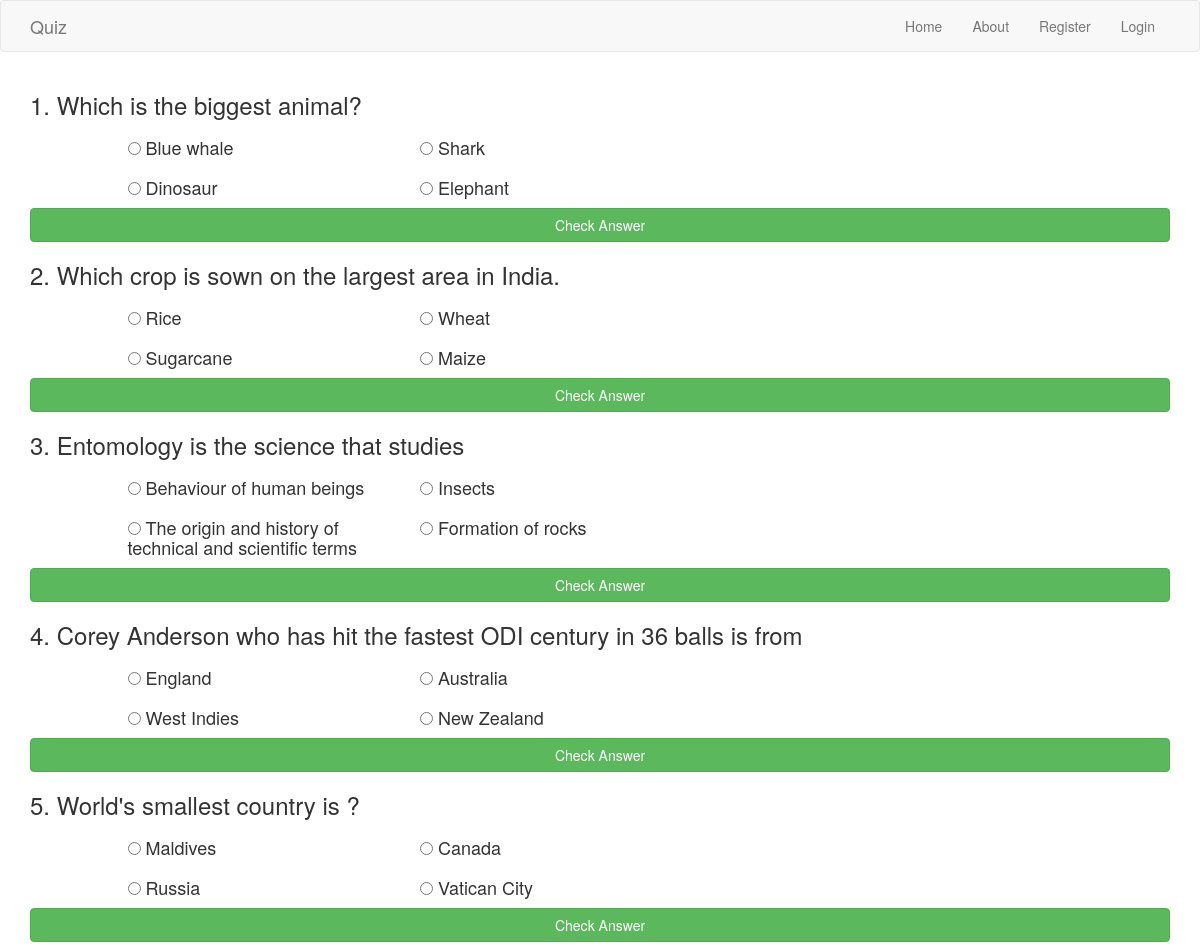
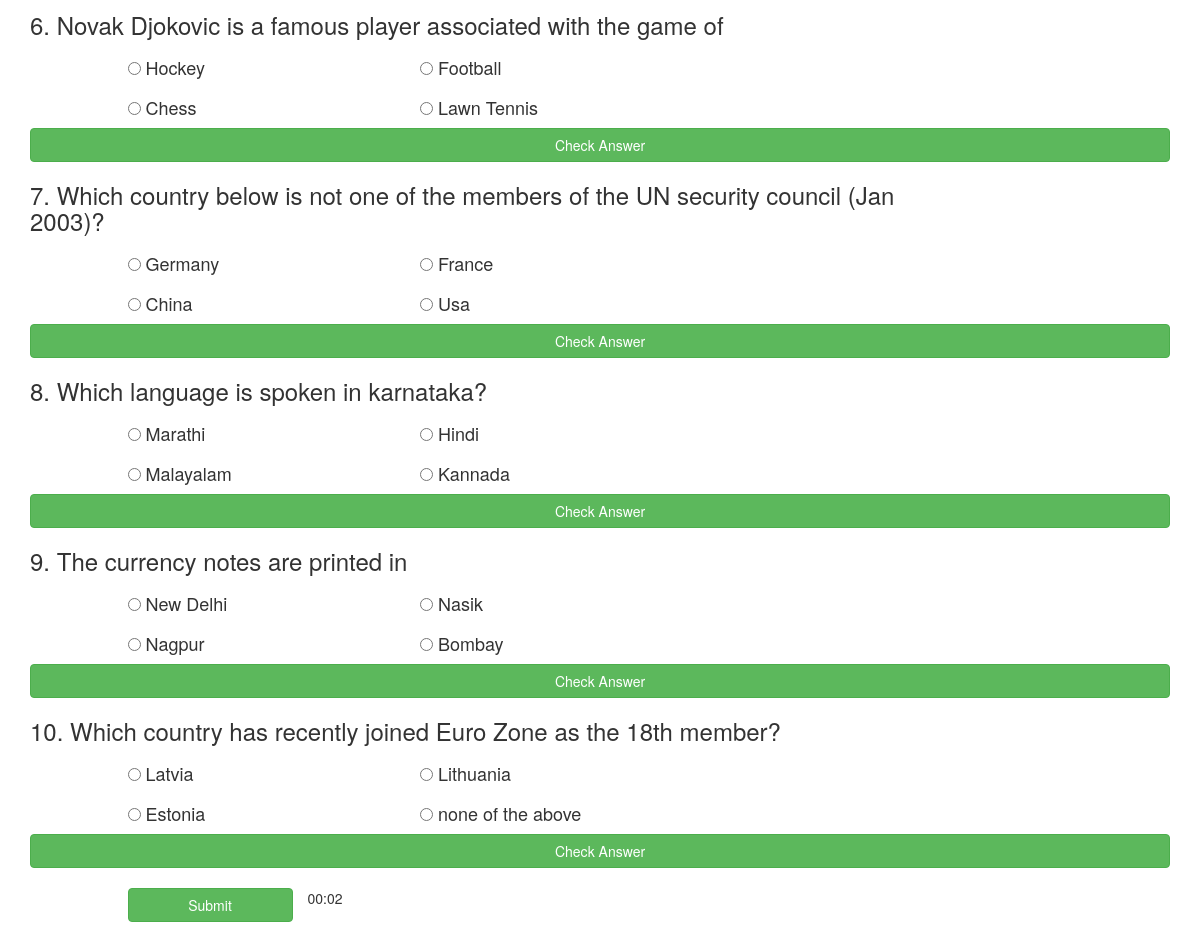
Page /quiz/4 on the committed database (2 pictures, top to bottom).
### quiz/models.py (models this page shows, shortened)
class Questions(models.Model):
    question = models.CharField(max_length = 250)
    optiona = models.CharField(max_length = 100)
    optionb = models.CharField(max_length = 100)
    optionc = models.CharField(max_length = 100)
    optiond = models.CharField(max_length = 100)
    answer = models.CharField(max_length = 100)
    catagory=models.ForeignKey(Catagory,on_delete=models.CASCADE)
    class Meta:
        ordering = ('-catagory',)

### quiz/views.py (the view)
# urls.py: url(r'^(?P<choice>[\w]+)', views.questions, name = 'questions'),
def questions(request , choice):
    print(choice)
    ques = Questions.objects.filter(catagory__exact = choice)
    return render(request,
        'quiz/questions.html',
        {'ques':ques})

### quiz/templates/quiz/questions.html (shortened to what this page needs)
{% extends "base.html" %}
{% block content%}
<form action="./quiz/questions" method="post">
  {% for que in ques %}
 <div class="row">
    <div class="col-md-10">
      <h3>{{ forloop.counter }}. {{ que.question }}</h3>
    </div>
  </div>
  <div class="row">
    <div class="col-md-1"></div>
    <div class="col-md-3">
      <h4>
      <input id="my{{forloop.counter}}1" type="radio" name="qn{{ que.id }}" value="{{ que.optiona }}">
      {{ que.optiona }}
    </h4>
    </div>
    <div class="col-md-3">
      <h4>
      <input id="my{{forloop.counter}}2" type="radio" name="qn{{ que.id }}" value="{{ que.optionb }}">
      {{ que.optionb }}
    </h4>
    </div>
  </div>
  <div class="row">
    <div class="col-md-1"></div>
    <div class="col-md-3">
      <h4>
      <input id="my{{forloop.counter}}3" type="radio" name="qn{{ que.id }}" value="{{ que.optionc }}">
      {{ que.optionc }}
    </h4>
    </div>
    <div class="col-md-3">
      <h4>
      <input id="my{{forloop.counter}}4" class="form_control" type="radio" name="qn{{ que.id }}" value="{{ que.optiond }}">
      {{ que.optiond }}
    </h4>
    </div>
  </div>
  <button type="button" id="sub{{forloop.counter}}" class="btn btn-block btn-success btn-md" onclick=MyAnswer({{forloop.counter}},qn{{que.id}}) >Check Answer</button>
  {% endfor %}
  <br>
    <div class="row">
      <div class="col-md-1">
       </div>
        <span id="minutes"></span>:<span id="seconds"></span>
          <div class="col-xs-2">
        <button type="button"  class="btn btn-block btn-success btn-md" onclick= mySubmit() > Submit </button>
    </div>
  </div>
</form>
{% endblock %}

### quiz/templates/base.html (shortened to what this page needs)
<!DOCTYPE html>
<html>
  <head>
    {% load static %}
    <link rel="stylesheet" href="{% static 'Bootstrap/css/bootstrap.min.css' %}">
    <link rel="stylesheet" href="{% static 'mystyle.css' %}">
  </head>
  <body>
    <nav class="navbar navbar-default">
     <div class="container">
       <div class="navbar-header">
         <a class="navbar-brand" href="/quiz">Quiz</a>
       </div>
       <div id="navbar" class="collapse navbar-collapse">
         <ul class="nav navbar-nav navbar-right">
           <li><a href="/quiz">Home</a></li>
           <li><a href="/quiz/about">About</a></li>
           {% if user.is_authenticated %}
             <li><a href="/account">{{user.username|title}}</a></li>
             <li><a href="/quiz/logout">Logout</a></li>
        {% else %}
        <li><a href="/quiz/register">Register</a></li>
        <li><a href="/quiz/login">Login</a></li>
        {% endif %}
         </ul>
       </div>
     </div>
   </nav>
   <div id="content" class = "container">
      {% block content %}
      {% endblock %}
    </div>
  </body>
</html>

### quiz/static/mystyle.css (style rules this page uses)
html { position: relative; min-height: 100%; }
body { margin-bottom: 50px; }
a { color: #000000; }

### rows in the picture
Questions: question "Which is the biggest animal?", optiona "Blue whale", optionb "Shark", optionc "Dinosaur", optiond "Elephant"
Questions: question "Which crop is sown on the largest area in India.", optiona "Rice", optionb "Wheat", optionc "Sugarcane", optiond "Maize"
Questions: question "Entomology is the science that studies", optiona "Behaviour of human beings", optionb "Insects", optionc "The origin and history of technical and scientific terms", optiond "Formation of rocks"
Questions: question "Corey Anderson who has hit the fastest ODI century in 36 balls is from", optiona "England", optionb "Australia", optionc "West Indies", optiond "New Zealand"
Questions: question "World's smallest country is ?", optiona "Maldives", optionb "Canada", optionc "Russia", optiond "Vatican City"
Questions: question "Novak Djokovic is a famous player associated with the game of", optiona "Hockey", optionb "Football", optionc "Chess", optiond "Lawn Tennis"
Questions: question "Which country below is not one of the members of the UN security council (Jan 2003)?", optiona "Germany", optionb "France", optionc "China", optiond "Usa"
Questions: question "Which language is spoken in karnataka?", optiona "Marathi", optionb "Hindi", optionc "Malayalam", optiond "Kannada"
Questions: question "The currency notes are printed in", optiona "New Delhi", optionb "Nasik", optionc "Nagpur", optiond "Bombay"
Questions: question "Which country has recently joined Euro Zone as the 18th member?", optiona "Latvia", optionb "Lithuania", optionc "Estonia", optiond "none of the above"
